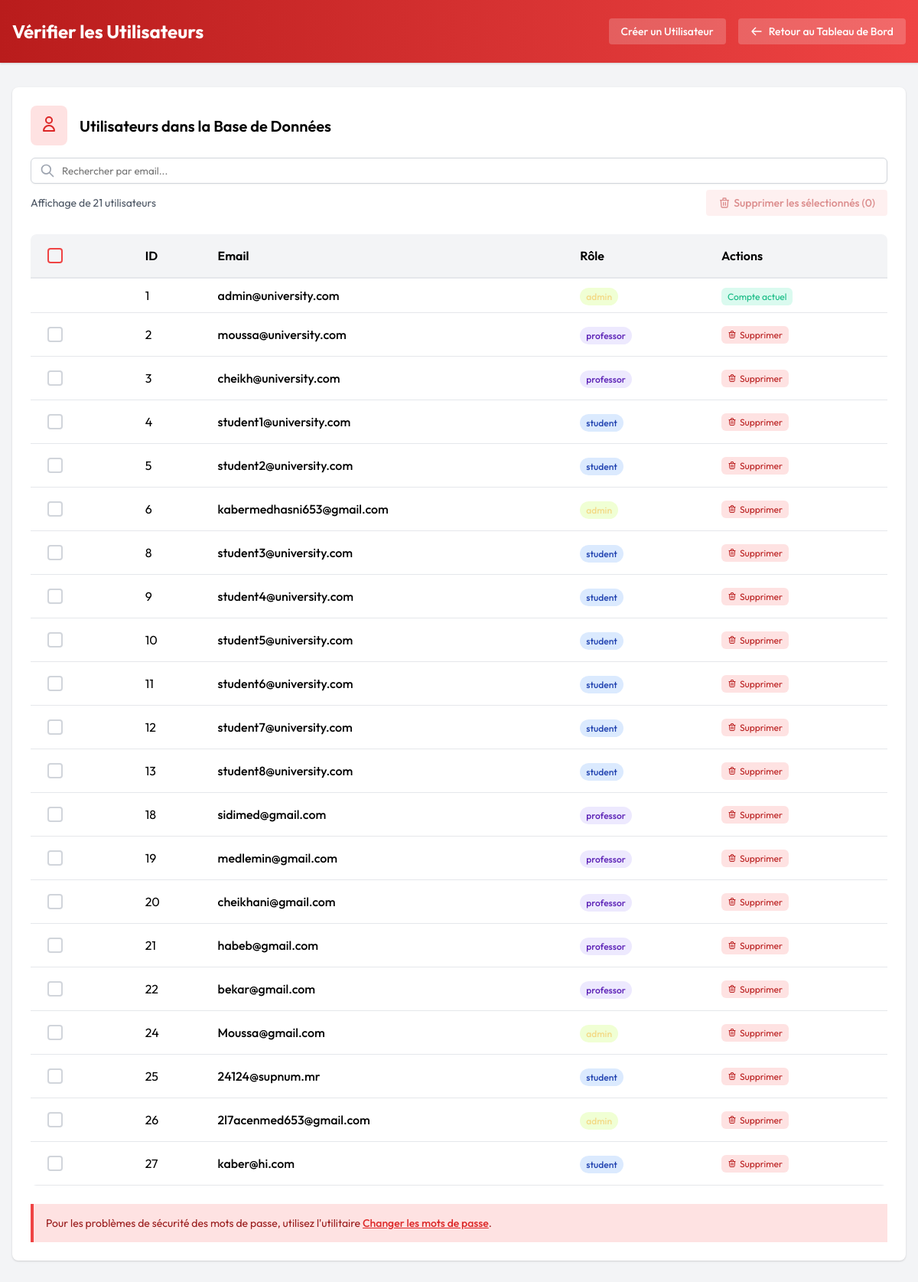
The page /admin/user_lookup.php (signed in) on the database its author committed.
### tables this page shows
CREATE TABLE `users` (
  `id` int NOT NULL,
  `name` varchar(100) NOT NULL,
  `email` varchar(100) NOT NULL,
  `password` varchar(255) NOT NULL,
  `role` enum('admin','student','professor') NOT NULL,
  `group_id` int DEFAULT NULL,
  `created_at` timestamp NULL DEFAULT CURRENT_TIMESTAMP
);

### admin/user_lookup.php (the view, shortened to what this page needs)
<?php
require_once '../core/db.php';
try {
    $stmt = $pdo->query("SELECT id, email, role FROM users");
    $users = $stmt->fetchAll(PDO::FETCH_ASSOC);
?>
<!DOCTYPE html>
<html lang="fr">
<head>
    <link rel="stylesheet" href="../assets/css/pages/user_lookup.css">
    <link rel="stylesheet" href="../assets/css/style.css">
</head>
<body>
    <header>
        <div class="header-container">
            <div class="header-content">
                <h1 class="header-title">Vérifier les Utilisateurs</h1>
                <div class="header-actions">
                    <a href="user_management.php" class="header-btn">
                        Créer un Utilisateur
                    </a>
                    <a href="../admin/index.php" class="header-btn">
                        <svg xmlns="http://www.w3.org/2000/svg" fill="none" viewBox="0 0 24 24" stroke="currentColor">
                            <path stroke-linecap="round" stroke-linejoin="round" stroke-width="2" d="M10 19l-7-7m0 0l7-7m-7 7h18" />
                        </svg>
                        Retour au Tableau de Bord
                    </a>
                </div>
            </div>
        </div>
    </header>
    <main>
        <div class="content-card">
            <div class="card-header">
                <div class="card-icon">
                    <svg xmlns="http://www.w3.org/2000/svg" fill="none" viewBox="0 0 24 24" stroke="currentColor">
                        <path stroke-linecap="round" stroke-linejoin="round" stroke-width="2" d="M16 7a4 4 0 11-8 0 4 4 0 018 0zM12 14a7 7 0 00-7 7h14a7 7 0 00-7-7z" />
                    </svg>
                </div>
                <h2 class="card-title">Utilisateurs dans la Base de Données</h2>
            </div>
            <div class="search-container">
                <div class="search-wrapper">
                    <div class="search-icon">
                    </div>
                    <input id="email-search" type="text" class="search-box" placeholder="Rechercher par email...">
                </div>
                <div class="search-info">
                    <p id="search-results" class="search-results">Affichage de <span id="count-display"><?php echo count($users); ?></span> utilisateurs</p>
                    <button id="bulk-delete-btn" class="bulk-delete-btn" disabled>
                        <svg fill="none" stroke="currentColor" viewBox="0 0 24 24" xmlns="http://www.w3.org/2000/svg">
                            <path stroke-linecap="round" stroke-linejoin="round" stroke-width="2" d="M19 7l-.867 12.142A2 2 0 0116.138 21H7.862a2 2 0 01-1.995-1.858L5 7m5 4v6m4-6v6m1-10V4a1 1 0 00-1-1h-4a1 1 0 00-1 1v3M4 7h16" />
                        </svg>
                        Supprimer les sélectionnés (<span id="selected-counter">0</span>)
                    </button>
                </div>
            </div>
            <?php if (count($users) === 0): ?>
                <div class="alert alert-warning">
                    <div style="display: flex;">
                        <div class="alert-icon">
                            <svg viewBox="0 0 20 20" fill="currentColor">
                                <path fill-rule="evenodd" d="M8.257 3.099c.765-1.36 2.722-1.36 3.486 0l5.58 9.92c.75 1.334-.213 2.98-1.742 2.98H4.42c-1.53 0-2.493-1.646-1.743-2.98l5.58-9.92zM11 13a1 1 0 11-2 0 1 1 0 012 0zm-1-8a1 1 0 00-1 1v3a1 1 0 002 0V6a1 1 0 00-1-1z" clip-rule="evenodd" />
                            </svg>
                        </div>
                        <div class="alert-content">
                            <p class="alert-text">
                                Aucun utilisateur trouvé dans la base de données.
                            </p>
                            <p class="alert-text" style="margin-top: 0.5rem;">
                                Vous devrez peut-être ajouter des utilisateurs d'abord.
                            </p>
                        </div>
                    </div>
                </div>
            <?php else: ?>
                <div class="table-container">
                    <table>
                        <thead>
                            <tr>
                                <th class="checkbox-column">
                                    <div class="custom-checkbox">
                                        <span class="checkbox-icon"></span>
                                    </div>
                                </th>
                                <th>ID</th>
                                <th>Email</th>
                                <th>Rôle</th>
                                <th>Actions</th>
                            </tr>
                        </thead>
                        <tbody id="users-table-body">
                            <?php foreach ($users as $user):
                                $role_class = 'badge-student';
                                if ($user['role'] === 'admin') {
                                    $role_class = 'badge-admin';
                                } elseif ($user['role'] === 'professor') {
                                    $role_class = 'badge-professor';
                                }
                                $is_current_user = $user['id'] == $_SESSION['user_id'];
                            ?>
                                <tr class="user-row"
                                    data-email="<?php echo htmlspecialchars($user['email']); ?>"
                                    data-id="<?php echo htmlspecialchars($user['id']); ?>"
                                    data-role="<?php echo htmlspecialchars($user['role']); ?>"
                                    <?php if ($is_current_user): ?>data-current-user="true"<?php endif; ?>>
                                    <td data-label="Sélection" class="checkbox-column">
                                        <?php if (!$is_current_user): ?>
                                        <div class="custom-checkbox">
                                            <span class="checkbox-icon"></span>
                                        </div>
                                        <?php endif; ?>
                                    </td>
                                    <td data-label="ID"><?php echo htmlspecialchars($user['id']); ?></td>
                                    <td class="font-medium email-cell" data-label="Email"><?php echo htmlspecialchars($user['email']); ?></td>
                                    <td data-label="Rôle">
                                        <span class="role-badge <?php echo $role_class; ?>">
                                            <?php echo htmlspecialchars($user['role']); ?>
                                        </span>
                                    </td>
                                    <td data-label="Actions">
                                        <?php if (!$is_current_user): ?>
                                            <button
                                                class="delete-btn"
                                                data-id="<?php echo htmlspecialchars($user['id']); ?>"
                                                data-email="<?php echo htmlspecialchars($user['email']); ?>"
                                            >
                                                <svg class="" fill="none" stroke="currentColor" viewBox="0 0 24 24" xmlns="http://www.w3.org/2000/svg">
                                                    <path stroke-linecap="round" stroke-linejoin="round" stroke-width="2" d="M19 7l-.867 12.142A2 2 0 0116.138 21H7.862a2 2 0 01-1.995-1.858L5 7m5 4v6m4-6v6m1-10V4a1 1 0 00-1-1h-4a1 1 0 00-1 1v3M4 7h16" />
                                                </svg>
                                                Supprimer
                                            </button>
                                        <?php else: ?>
                                            <span class="current-badge">Compte actuel</span>
                                        <?php endif; ?>
                                    </td>
                                </tr>
                            <?php endforeach; ?>
                        </tbody>
                    </table>
                </div>
                <div class="alert alert-info" style="margin-top: 1.5rem;">
                    <p class="alert-text">
                        Pour les problèmes de sécurité des mots de passe, utilisez l'utilitaire
                        <a href="password_reset.php" class="alert-link">Changer les mots de passe</a>.
                    </p>
                </div>
            <?php endif; ?>
        </div>
    </main>
</body>
</html>
<?php
} catch (PDOException $e) {
    echo "Database error: " . $e->getMessage();
}
?>

### assets/css/pages/user_lookup.css (style rules this page uses)
* { transition: all 0.2s ease; box-sizing: border-box; }
body { background-color: #f3f4f6; min-height: 100vh; margin: 0; }
header { background: linear-gradient(to right, #b91c1c, #ef4444); color: #ffffff; box-shadow: 0 1px 3px 0 rgba(0, 0, 0, 0.1), 0 1px 2px 0 rgba(0, 0, 0, 0.06); }
.header-container { max-width: 1280px; margin: 0 auto; padding: 1.5rem 1rem; }
.header-content { display: flex; justify-content: space-between; align-items: center; }
.header-title { font-size: 1.5rem; font-weight: 700; margin: 0; }
.header-actions { display: flex; gap: 1rem; }
.header-btn { background-color: rgba(255, 255, 255, 0.2); color: #ffffff; font-weight: 500; padding: 0.5rem 1rem; border-radius: 0.25rem; transition: background-color 0.3s; font-size: 0.875rem; text-decoration: none; display: flex; align-items: center; }
.header-btn svg { height: 1rem; width: 1rem; margin-right: 0.5rem; }
main { max-width: 1280px; margin: 0 auto; padding: 2rem 1rem; }
.content-card { background-color: #ffffff; border-radius: 0.5rem; box-shadow: 0 1px 3px 0 rgba(0, 0, 0, 0.1), 0 1px 2px 0 rgba(0, 0, 0, 0.06); padding: 1.5rem; margin-bottom: 2rem; }
.card-header { display: flex; align-items: center; margin-bottom: 1rem; }
.card-icon { background-color: #fee2e2; padding: 0.75rem; border-radius: 0.5rem; margin-right: 1rem; }
.card-icon svg { height: 1.5rem; width: 1.5rem; color: #dc2626; }
.card-title { font-size: 1.25rem; font-weight: 600; margin: 0; }
.search-container { margin-bottom: 1.5rem; }
.search-wrapper { position: relative; }
.search-icon { position: absolute; top: 50%; left: 0.75rem; transform: translateY(-50%); display: flex; align-items: center; pointer-events: none; }
.search-box { display: block; width: 100%; padding: 0.5rem 0.75rem 0.5rem 2.5rem; border-radius: 0.375rem; border: 1px solid #d1d5db; box-shadow: 0 1px 2px 0 rgba(0, 0, 0, 0.05); transition: all 0.6s ease; }
.search-info { display: flex; justify-content: space-between; align-items: center; margin-top: 0.5rem; }
.search-results { font-size: 0.875rem; color: #4b5563; }
.bulk-delete-btn { background-color: #fee2e2; color: #b91c1c; padding: 0.5rem 1rem; border-radius: 0.25rem; font-size: 0.875rem; font-weight: 500; transition: all 0.2s ease; display: flex; align-items: center; border: none; cursor: pointer; }
.bulk-delete-btn:disabled { opacity: 0.5; cursor: not-allowed; }
.bulk-delete-btn svg { width: 1rem; height: 1rem; margin-right: 0.25rem; }
.table-container { overflow-x: auto; border-radius: 0.5rem; }
table { width: 100%; border-collapse: collapse; }
th { background-color: #f3f4f6; font-weight: 600; text-align: left; padding: 0.75rem 1rem; border-bottom: 2px solid #e5e7eb; }
td { padding: 0.75rem 1rem; border-bottom: 1px solid #e5e7eb; }
.user-row { cursor: pointer; transition: background-color 0.2s ease; }
.email-cell { font-weight: 500; }
.role-badge { padding: 0.25rem 0.5rem; border-radius: 9999px; font-size: 0.75rem; font-weight: 500; }
.badge-admin { background-color: #f0ffd4; color: #f3d985; }
.badge-professor { background-color: #ede9fe; color: #5b21b6; }
.badge-student { background-color: #dbeafe; color: #1e40af; }
.current-badge { padding: 0.25rem 0.5rem; border-radius: 0.375rem; font-size: 0.75rem; background: #dafaef; color: #10b981; }
.delete-btn { position: relative; z-index: 10; background-color: #fee2e2; color: #b91c1c; padding: 0.25rem 0.5rem; border-radius: 0.375rem; font-size: 0.75rem; transition: all 0.2s ease; cursor: pointer; display: inline-flex; align-items: center; border: none; }
.delete-btn svg { width: 0.75rem; height: 0.75rem; margin-right: 0.25rem; }
.checkbox-column { cursor: pointer; }
.custom-checkbox { display: flex; align-items: center; padding: 0.375rem; border-radius: 0.375rem; transition: all 0.2s ease; cursor: pointer; }
.custom-checkbox .checkbox-icon { position: relative; display: inline-block; width: 1.25rem; height: 1.25rem; border: 2px solid #d1d5db; border-radius: 0.25rem; margin-right: 0.5rem; transition: all 0.2s ease; }
th .custom-checkbox .checkbox-icon { border-color: #ef4444; }
.alert { padding: 1rem; }
.alert-info { background-color: #fee2e2; border-left: 4px solid #ef4444; }
.alert-text { font-size: 0.875rem; }
.alert-info .alert-text { color: #991b1b; }
.alert-link { color: #dc2626; font-weight: 500; text-decoration: underline; }

### rows shown on the page
users: id "1", email "admin@university.com", role "admin", shows "Compte actuel"
users: id "2", email "moussa@university.com", role "professor"
users: id "3", email "cheikh@university.com", role "professor"
users: id "4", email "student1@university.com", role "student"
users: id "5", email "student2@university.com", role "student"
users: id "6", email "kabermedhasni653@gmail.com", role "admin"
users: id "8", email "student3@university.com", role "student"
users: id "9", email "student4@university.com", role "student"
users: id "10", email "student5@university.com", role "student"
users: id "11", email "student6@university.com", role "student"
users: id "12", email "student7@university.com", role "student"
users: id "13", email "student8@university.com", role "student"
users: id "18", email "sidimed@gmail.com", role "professor"
users: id "19", email "medlemin@gmail.com", role "professor"
users: id "20", email "cheikhani@gmail.com", role "professor"
users: id "21", email "habeb@gmail.com", role "professor"
users: id "22", email "bekar@gmail.com", role "professor"
users: id "24", email "Moussa@gmail.com", role "admin"
users: id "25", email "24124@supnum.mr", role "student"
users: id "26", email "2l7acenmed653@gmail.com", role "admin"
users: id "27", email "kaber@hi.com", role "student"

### other values the page prints
count($users) "21"
